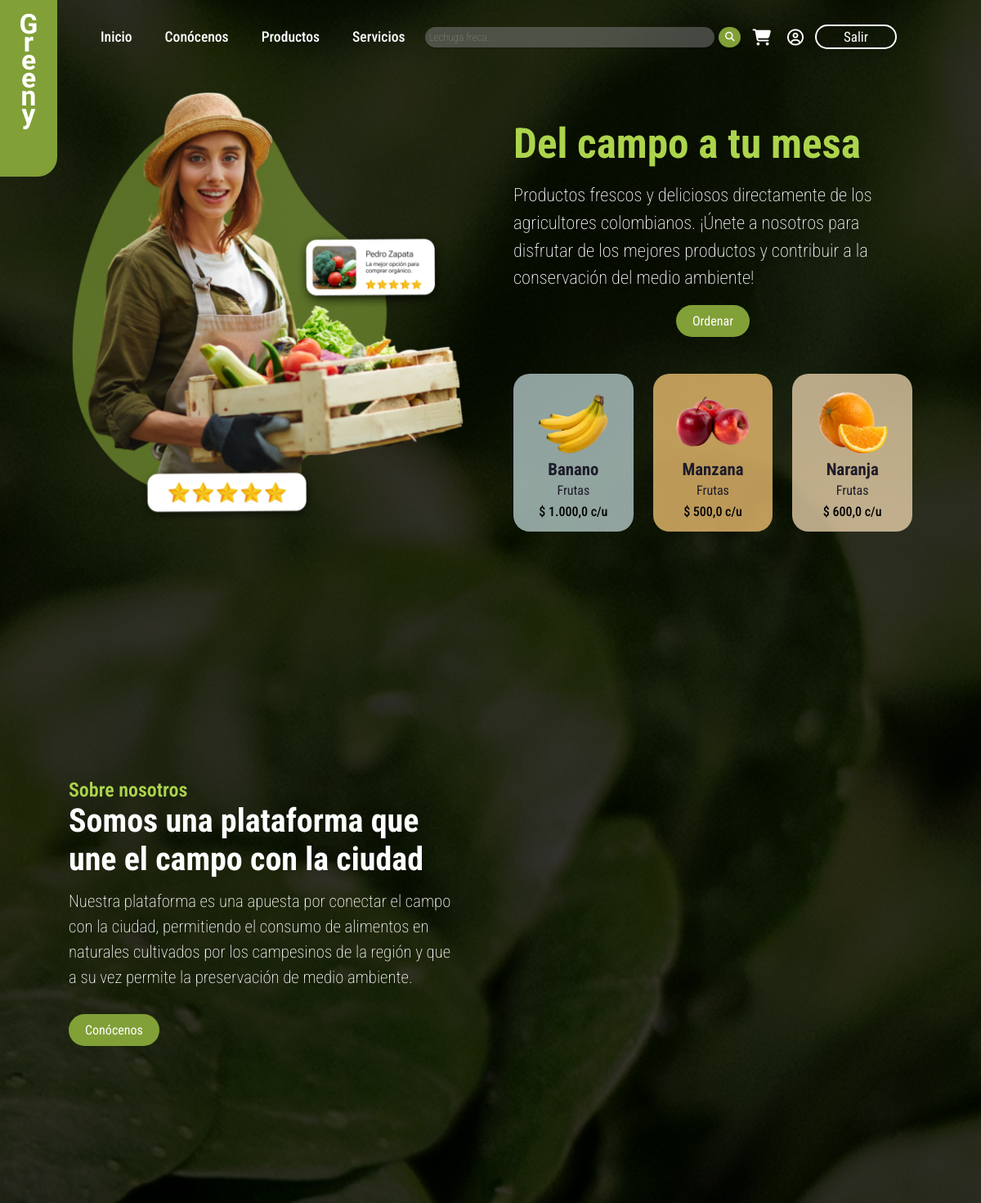
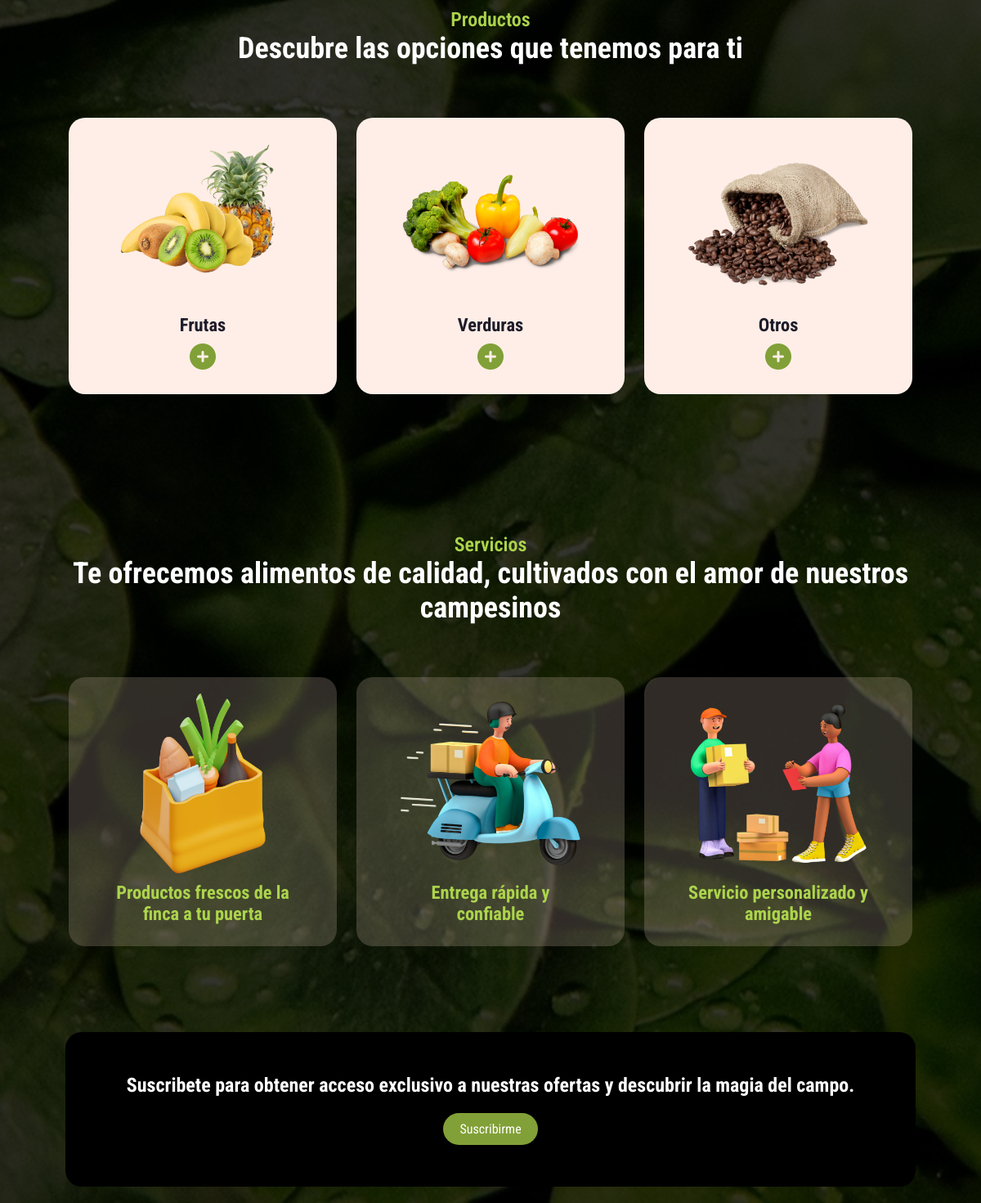
/ (signed in), run on the app's committed database (2 pictures, top to bottom).
### tables this page shows
CREATE TABLE `productos` (
  `id` int(11) NOT NULL,
  `nombre` varchar(200) NOT NULL,
  `categoria` varchar(200) NOT NULL,
  `precio` decimal(10,0) NOT NULL,
  `imagen` varchar(255) NOT NULL
);

### index.php (the view, shortened to what this page needs)
<?php
include 'db/conexion.php';
$conexion = new mysqli($host, $usuario, $contraseña, $basedatos);
?>
<!DOCTYPE html>
<html lang="en">
<head>
    <link rel="stylesheet" href="css/style_inde.css" class="stylesheet">
</head>
<body>
    <?php include 'logo_component.php'; ?>
    <?php include 'header_component.php'; ?>
    <section class="home" id="home">
        <div class="home-img">
            <img src="img/principal2.png" alt="">
        </div>
        <div class="home-two">
            <div class="home-text">
                <h1>Del campo a tu mesa</h1>
                <p>Productos frescos y deliciosos directamente de los agricultores colombianos. ¡Únete a nosotros para
                    disfrutar de los mejores productos y contribuir a la conservación del medio ambiente!</p>
                <div class="button">
                    <a href="index.php#menu" class="btn">Ordenar</a>
                </div>
            </div>
            <div class="images">
                <div class="container-f">
                    <?php
                    $consulta_frutas = mysqli_query($conexion, "SELECT id, nombre, categoria, precio, imagen FROM productos WHERE categoria = 'Frutas' ");
                    $resultado_frutas = $consulta_frutas->fetch_all(MYSQLI_ASSOC);
                    $contador = 0;
                    foreach ($resultado_frutas as $row) {
                        $nombre = $row['nombre'];
                        $precio = $row['precio'];
                        $categoria = $row['categoria'];
                        $imagen = $row['imagen'];
                        $colors = ["color-banana", "color-apple", "color-orange"];
                        ?>
                        <div class="box-i <?php echo $colors[$contador]; ?> fruit" class>
                            <div class="box-img-i">
                                <img src="<?php echo $imagen; ?>" alt="">
                            </div>
                            <h2>
                                <?php echo $nombre; ?>
                            </h2>
                            <h3>
                                <?php echo $categoria; ?>
                            </h3>
                            <span>$
                                <?php echo number_format($precio, 1, ',', '.') ?> c/u
                            </span>
                        </div>
                        <?php
                        $contador++;
                        if ($contador == 3) {
                            break;
                        }
                    }
                    ?>
                </div>
            </div>
        </div>
    </section>
    <section class="about" id="about">
        <div class="about-text">
            <span>Sobre nosotros</span>
            <h2>Somos una plataforma que une el campo con la ciudad </h2>
            <p>Nuestra plataforma es una apuesta por conectar el campo con la ciudad, permitiendo el consumo de
                alimentos en naturales cultivados por los campesinos de la región y que a su vez permite la preservación
                de medio ambiente.</p>
            <a href="conocenos.php" class="btn">Conócenos</a>
        </div>
    </section>
    <section class="menu" id="menu">
        <div class="heading">
            <span>Productos</span>
            <h2> Descubre las opciones que tenemos para ti</h2>
        </div>
        <div class="menu-container">
            <div class="box">
                <div class="box-img">
                    <img src="img/fruits.png" alt="">
                </div>
                <h2>Frutas</h2>
                <a href="productos.php#frutas"><i class="fa-solid fa-circle-plus"></i></a>
            </div>
            <div class="box">
                <div class="box-img">
                    <img src="img/vege.png" alt="">
                </div>
                <h2>Verduras</h2>
                <a href="productos.php#verduras"><i class="fa-solid fa-circle-plus"></i></a>
            </div>
            <div class="box">
                <div class="box-img">
                    <img src="img/coffe.png" alt="">
                </div>
                <h2>Otros</h2>
                <a href="productos.php#otros"><i class="fa-solid fa-circle-plus"></i></a>
            </div>
        </div>
    </section>
    <section class="services" id="services">
        <div class="heading">
            <span>Servicios</span>
            <h2>Te ofrecemos alimentos de calidad, cultivados con el amor de nuestros campesinos</h2>
        </div>
        <div class="service-container">
            <div class="s-box">
                <div class="box-img">
                    <img src="img/bag.png" alt="">
                </div>
                <h3>Productos frescos de la finca a tu puerta</h3>
            </div>
            <div class="s-box">
                <div class="box-img">
                    <img src="img/run.png" alt="">
                </div>
                <h3>Entrega rápida y confiable</h3>
            </div>
            <div class="s-box">
                <div class="box-img">
                    <img src="img/delivery.png" alt="">
                </div>
                <h3>Servicio personalizado y amigable</h3>
            </div>
        </div>
    </section>
    <section class="contact" id="contact">
        <h2>Suscribete para obtener acceso exclusivo a nuestras ofertas y descubrir la magia del campo.</h2>
        <a href="#" class="btn">Suscribirme</a>
    </section>
</body>
</html>

### css/style_inde.css (style rules this page uses)
:root { --main-color:#ACD44C; --text-color:#fff; --bg-color:#1e1c2a; --big-font:5rem; --h2-font:2.25rem; --p-font:0.9rem; }
* { padding: 0; margin: 0 0 0 0; box-sizing: border-box; font-family: 'Roboto Condensed', sans-serif; scroll-behavior: smooth; list-style: none; text-decoration: none; }
body::before { content: ""; background-color: black; background-size: cover; background-attachment: fixed; position: fixed; top: 0; left: 0; width: 100%; height: 100%; z-index: -1; opacity: 0.8; }
body { color: var(--text-color); background-image: url(fondo.jpg); background-size: cover; background-attachment: fixed; }
section { padding: 85px 7%; }
.home { width: 100%; min-height: 94vh; display: grid; grid-template-columns: repeat(2, 1fr); grid-gap: 3.5rem; align-items: center; }
.home-two { padding-top: 15px; }
.home-img img { max-width: 100%; width: 100% ; height: auto; }
.home-text h1 { font-size: 320%; color: var(--main-color); padding-top: 28px; }
.home-text p { font-size: 140%; margin: 1rem 0 1rem; line-height: 1.5; font-weight: 200; }
.home-two .button { text-align: center; margin-bottom: 45px; }
.btn { display: inline-block; padding: 10px 20px; background: #81A037; color: #fff; border-radius: 1.3rem; }
.container-f { display: grid; grid-template-columns: repeat(auto-fit, minmax(87px, auto)); grid-gap: 1.5rem; }
.box-i { display: flex; position: relative; height: auto; flex-direction: column; align-items: center; justify-content: center; padding: 15px; border-radius: 1.25rem; }
.color-banana { background: rgba(196, 220, 220, 0.72); }
.color-apple { background: rgba(255, 205, 121, 0.73); }
.color-orange { background: rgba(248, 223, 183, 0.73); }
.box-img-i { width: 90px; height: 90px; }
.box-img-i img { width: 100%; height: 100%; }
.box-i h2 { font-size: 1.3rem; color: var(--bg-color); }
.box-i h3 { color: var(--bg-color); font-size: 1rem; font-weight: 400; margin: 4px 0 7px; }
.box-i span { font-size: 1rem; color: black; font-weight: 500; }
.about { display:grid; grid-template-columns: repeat(2, 2fr); grid-gap: 1.5rem; padding-top: 200px; padding-bottom: 117px; align-items: center; justify-items: center; background: rgba(0, 0, 0, 0); background-size: 70px 10px; }
.about-text { padding-right: 30px; }
.about-text span { color: var(--main-color); font-weight: 600; font-size: 150%; }
.about-text h2 { font-size: var(--h2-font); font-size: 250%; }
.about-text p { margin: 0.8rem 0 1.8rem; font-size: 130%; line-height: 1.5; font-weight: 200; }
.heading { text-align: center; }
.heading span { color: var(--main-color); font-size: 150%; font-weight: 600; }
.heading h2 { font-size: var(--h2-font); }
.menu-container { display: grid; grid-template-columns: repeat(auto-fit, minmax(220px, auto)); grid-gap: 1.5rem; }
.box { display: flex; position: relative; margin-top: 4rem; height: auto; flex-direction: column; align-items: center; justify-content: center; background: #feeee7; padding: 20px; border-radius: 1.25rem; }
.box-img { width: 220px; height: 220px; }
.box-img img { width: 100%; height: 100%; }
.box h2 { font-size: 1.4rem; color: var(--bg-color); }
.box a i { margin: 10px; font-size: 200%; color: #81A037; }
.service-container { display: grid; grid-template-columns: repeat(auto-fit, minmax(220px, auto)); grid-gap: 1.5rem; }
.s-box { display: flex; position: relative; margin-top: 4rem; height: auto; flex-direction: column; align-items: center; justify-content: center; background: rgba(241, 215, 193,0.2); padding: 20px; border-radius: 1.25rem; }
.s-box h3 { color: var(--main-color); font-size: 1.4rem; width: 220px; text-align: center; margin: 10px 0 7px; }
.contact { background: black; padding: 51px 70px; margin: 20px 80px; text-align: center; border-radius: 20px; }
.contact h2 { margin-bottom: 20px; }

### data on the page
productos: imagen (picture), nombre "Banano", categoria "Frutas", precio "1.000,0"
productos: imagen (picture), nombre "Manzana", categoria "Frutas", precio "500,0"
productos: imagen (picture), nombre "Naranja", categoria "Frutas", precio "600,0"

### other printed values
$textoBoton "Salir"
